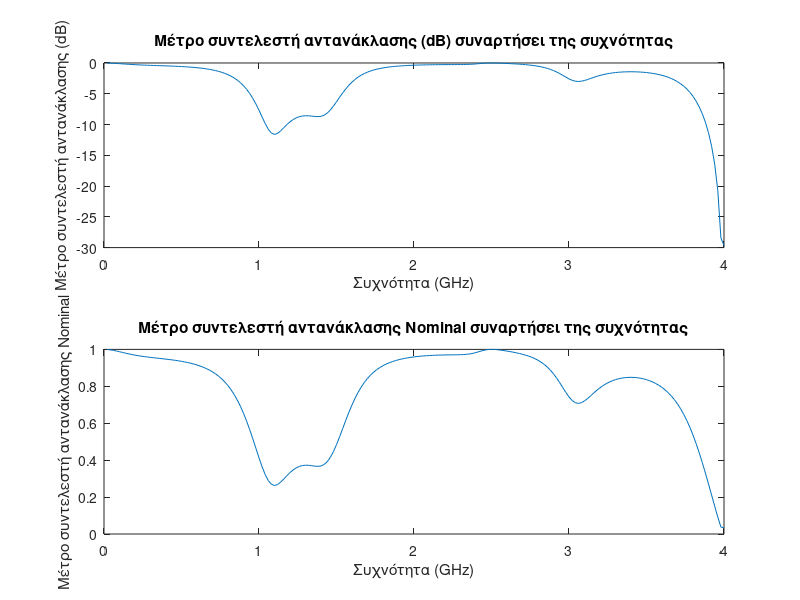

Here is the MATLAB script that generated this plot:
clearvars;

% Παράμετροι κυκλώματος
f0 = 1e9; % Συχνότητα λειτουργίας (1 GHz)
Z0 = 50; % Χαρακτηριστική αντίσταση γραμμής μετάδοσης (50 Ω)
ZL = 100; % Αντίσταση φορτίου (100 Ω)
C = 2e-12; % Χωρητικότητα πυκνωτή (2 pF)
N = 201; % Πλήθος σημείων στο φάσμα συχνοτήτων
frequencies = linspace(0, 4*f0, N); % Φάσμα συχνοτήτων
dB_threshold = -40; % Κατώφλι σε dB

% Μήκη γραμμών μεταφοράς προς μήκος κύματος
l1 = 0.32; 
l2 = 0.24;
l3 = 0.1;

% Προετοιμασία πινάκων για τις τιμές των |Γ|
Gamma_magnitude_in = zeros(1, N);

for i = 1:N
    f = frequencies(i);
    
    % Υπολογισμός της πυκνωτικής αντίστασης
    XC = -1 / (2*pi*f*C);
    
    % Ηλεκτρικά μήκη
    multbl1 = l1 * 2 * pi * (f / f0);
    multbl2 = l2 * 2 * pi * (f / f0);
    multbl3 = l3 * 2 * pi * (f / f0);
    
    % Υπολογισμός της εισερχόμενης αντίστασης Zin
    Zin1 = Z0 * (ZL + 1i*Z0*tan(multbl1)) / (Z0 + 1i*ZL*tan(multbl1));
    Zin1 = Zin1 + 1i*XC;
    Zin2 = Z0 * (Zin1 + 1i*Z0*tan(multbl2)) / (Z0 + 1i*Zin1*tan(multbl2));
    Zin3 = -1i * Z0 * cot(multbl3);
    Zin = 1 / (1/Zin2 + 1/Zin3);
    
    % Υπολογισμός του Γ στην είσοδο
    Gamma_in = (Zin - Z0) / (Zin + Z0);
    Gamma_dB = 20 * log10(abs(Gamma_in));
    
    if Gamma_dB < dB_threshold
        Gamma_dB = dB_threshold;
    end
    
    Gamma_magnitude_in(i) = abs(Gamma_in);
end

% Σχεδιασμός των αποτελεσμάτων (dB και Nominal) σε μία εικόνα με δύο subplots
figure;

% Πρώτο subplot για το μέτρο συντελεστή αντανάκλασης σε dB
subplot(2,1,1); 
plot(frequencies / 1e9, 20*log10(Gamma_magnitude_in)); % Μετατροπή σε dB
title('Μέτρο συντελεστή αντανάκλασης (dB) συναρτήσει της συχνότητας');
xlabel('Συχνότητα (GHz)');
ylabel('Μέτρο συντελεστή αντανάκλασης (dB)');

% Δεύτερο subplot για το μέτρο συντελεστή αντανάκλασης Nominal
subplot(2,1,2);
plot(frequencies / 1e9, Gamma_magnitude_in); 
title('Μέτρο συντελεστή αντανάκλασης Nominal συναρτήσει της συχνότητας');
xlabel('Συχνότητα (GHz)');
ylabel('Μέτρο συντελεστή αντανάκλασης Nominal');
